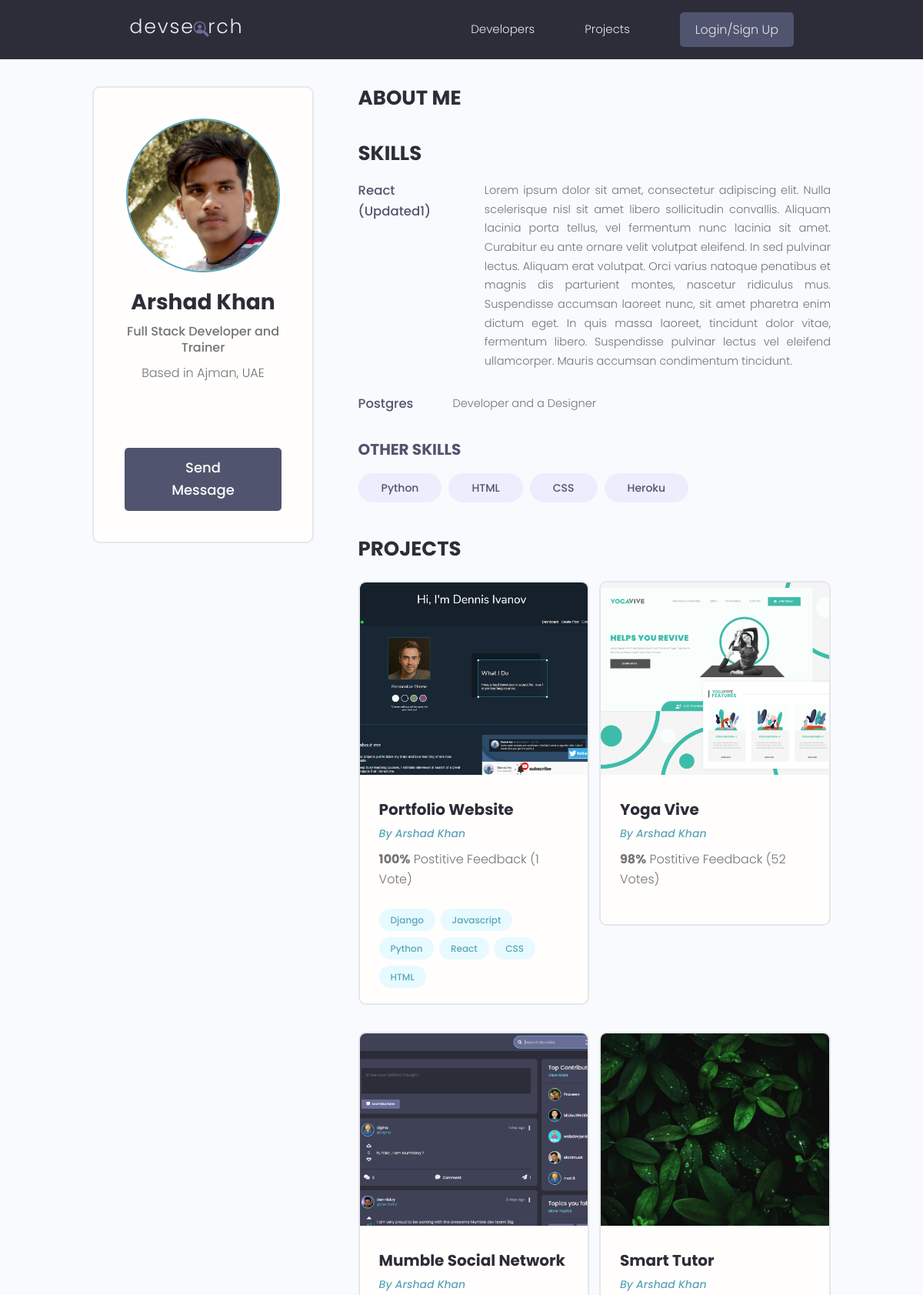
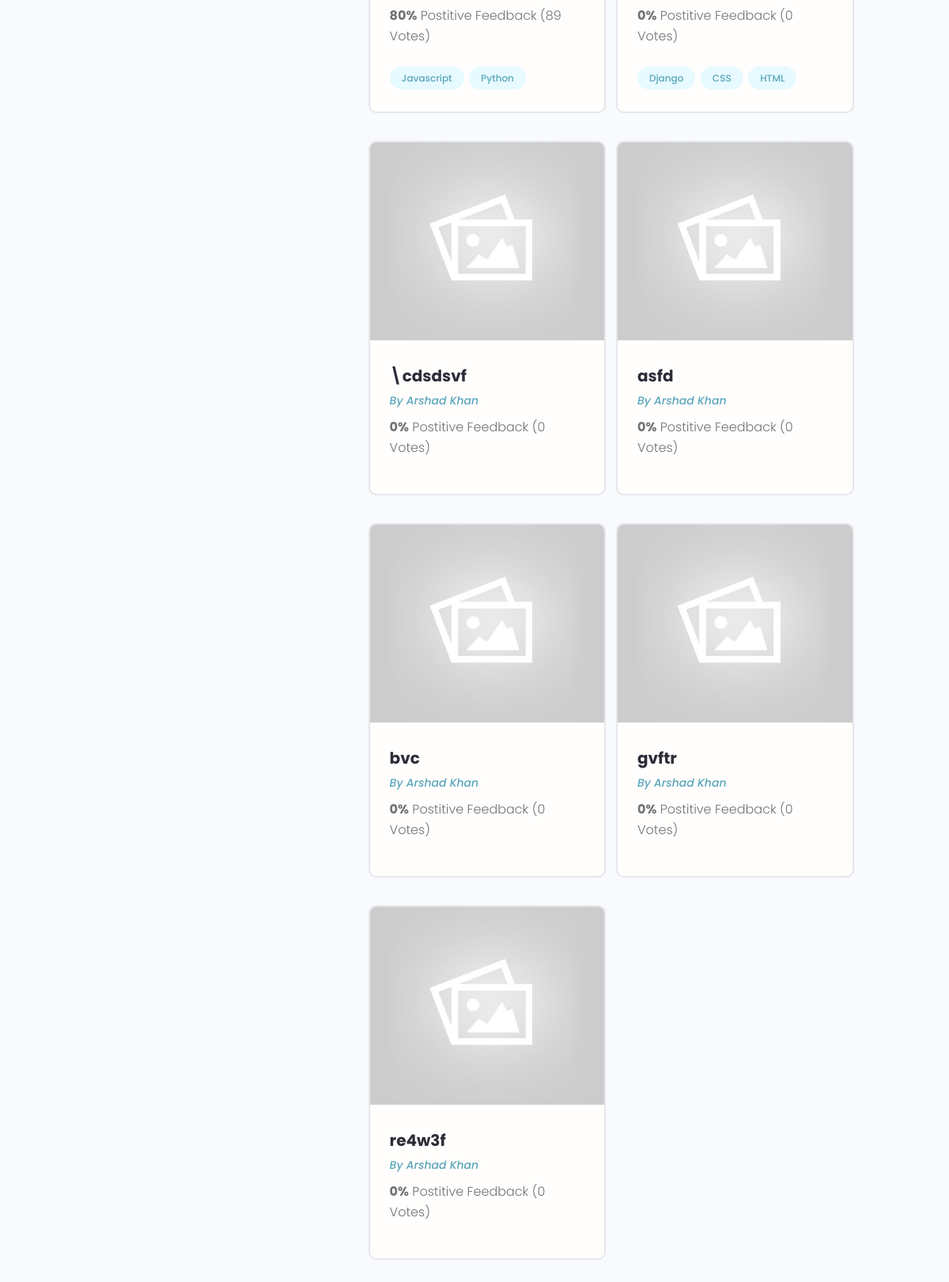
The app's page /profile/2738ba6f-4690-4a5a-96f7-d2a181c4f158/ with its own data (2 pictures, top to bottom).
### users/models.py (models this page shows, shortened)
class Profile(models.Model):
    user = models.OneToOneField(
        User, on_delete=models.CASCADE, null=True, blank=True)
    name = models.CharField(max_length=200, blank=True, null=True)
    email = models.EmailField(max_length=500, blank=True, null=True)
    username = models.CharField(max_length=200, blank=True, null=True)
    location = models.CharField(max_length=200, blank=True, null=True)
    short_intro = models.CharField(max_length=200, blank=True, null=True)
    bio = models.TextField(blank=True, null=True)
    profile_image = models.ImageField(
        null=True, blank=True, upload_to='profiles/', default="profiles/user-default.png")
    social_github = models.CharField(max_length=200, blank=True, null=True)
    social_twitter = models.CharField(max_length=200, blank=True, null=True)
    social_linkedin = models.CharField(max_length=200, blank=True, null=True)
    social_youtube = models.CharField(max_length=200, blank=True, null=True)
    social_website = models.CharField(max_length=200, blank=True, null=True)
    created = models.DateTimeField(auto_now_add=True)
    id = models.UUIDField(default=uuid.uuid4, unique=True,
                          primary_key=True, editable=False)
    class Meta:
        ordering = ['created']

class Skill(models.Model):
    owner = models.ForeignKey(
        Profile, on_delete=models.CASCADE, null=True, blank=True)
    name = models.CharField(max_length=200, blank=True, null=True)
    description = models.TextField(null=True, blank=True)
    created = models.DateTimeField(auto_now_add=True)
    id = models.UUIDField(default=uuid.uuid4, unique=True,
                          primary_key=True, editable=False)

### projects/models.py (models this page shows, shortened)
class Project(models.Model):
    owner = models.ForeignKey(Profile, null=True, blank=True, on_delete=models.CASCADE)
    title = models.CharField(max_length=200)
    description = models.TextField(null=True, blank=True)
    featured_image = models.ImageField(null=True, blank=True, default="default.jpg")
    demo_link = models.CharField(max_length=2000, null=True, blank=True)
    source_link = models.CharField(max_length=2000, null=True, blank=True)
    tags = models.ManyToManyField('Tag', blank=True)
    vote_total = models.IntegerField(default=0, null=True, blank=True)
    vote_ratio = models.IntegerField(default=0, null=True, blank=True)
    created = models.DateTimeField(auto_now_add=True)
    id = models.UUIDField(default=uuid.uuid4, unique=True,
                          primary_key=True, editable=False)
    class Meta:
        ordering = ['-vote_ratio','-vote_total','title']

class Tag(models.Model):
    name = models.CharField(max_length=200)
    created = models.DateTimeField(auto_now_add=True)
    id = models.UUIDField(default=uuid.uuid4, unique=True,
                          primary_key=True, editable=False)
    def __str__(self):
        return self.name

### users/views.py (the view)
# urls.py: path('profile/<str:pk>/', views.userProfile, name="user-profile"),
def userProfile(request, pk):
    profile = Profile.objects.get(id=pk)
    topSkills = profile.skill_set.exclude(description__exact="")
    otherSkills = profile.skill_set.filter(description="")
    context = {'profile': profile, 'topSkills': topSkills,
               "otherSkills": otherSkills}
    return render(request, 'users/user-profile.html', context)

### users/templates/users/user-profile.html (shortened to what this page needs)
{% extends 'main.html' %}
{% block content %}
<main class="profile my-md">
    <div class="container">
        <div class="layout">
            <div class="column column--1of3">
                <div class="card text-center">
                    <div class="card__body dev">
                        <img class="avatar avatar--xl" src="{{ profile.profile_image.url}}" />
                        <h2 class="dev__name">{{profile.name}}</h2>
                        <p class="dev__title">{{profile.short_intro}}</p>
                        <p class="dev__location">Based in {{profile.location}}</p>
                        <ul class="dev__social">
                        </ul>
                        <a href="{% url 'create-message' profile.id %}" class="btn btn--sub btn--lg">Send Message </a>
                    </div>
                </div>
            </div>
            <div class="column column--2of3">
                <div class="devInfo">
                    <h3 class="devInfo__title">About Me</h3>
                </div>
                <div class="devInfo">
                    <h3 class="devInfo__title">Skills</h3>
                    <div class="devInfo__skills">
                        {% for skill in topSkills %}
                        <div class="devSkill">
                            <h4 class="devSkill__title">{{skill.name}}</h4>
                            <p class="devSkill__info">
                                {{skill.description}}
                            </p>
                        </div>
                        {% endfor %}
                        <h3 class="devInfo__subtitle">Other Skills</h3>
                        <div class="devInfo__otherSkills">
                            {% for skill in otherSkills %}
                            <span class="tag tag--pill tag--sub tag--lg">
                                <small>{{skill.name}}</small>
                            </span>
                           {% endfor %}
                        </div>
                    </div>
                </div>
                <div class="devInfo">
                    <h3 class="devInfo__title">Projects</h3>
                    <div class="grid grid--two">
                        {% for project in profile.project_set.all %}
                        <div class="column">
                            <div class="card project">
                                <a href="{% url 'project' project.id %}" class="project">
                                    <img class="project__thumbnail" src="{{project.featured_image.url}}"
                                        alt="project thumbnail" />
                                    <div class="card__body">
                                        <h3 class="project__title">{{project.title}}</h3>
                                        <p><a class="project__author" href="profile.html">By {{project.owner.name}}</a></p>
                                        <p class="project--rating">
                                            <span style="font-weight: bold;">{{project.vote_ratio}}%</span> Postitive
                                            Feedback ({{project.vote_total}} Vote{{project.vote_total|pluralize:"s"}})
                                        </p>
                                        <div class="project__tags">
                                            {% for tag in project.tags.all %}
                                            <span class="tag tag--pill tag--main">
                                                <small>{{tag}}</small>
                                            </span>
                                            {% endfor %}
                                        </div>
                                    </div>
                                </a>
                            </div>
                        </div>
                        {% endfor %}
                    </div>
                </div>
            </div>
        </div>
    </div>
</main>
{% endblock content %}

### static/styles/app.css (style rules this page uses)
:root { --color-sub: #2d2d39; }
.btn--sub { background-color: var(--color-sub-light); }
.card { border: 2px solid var(--color-light); }
img { width: 100%; }
.profile .card > .dev { padding: 4rem; }
.dev__name { color: var(--color-sub); font-size: 2.8rem; font-weight: 700; margin-top: 1rem; margin-bottom: 0.5rem; }
.dev__title { font-size: 1.6rem; font-weight: 500; line-height: 1.3; }
.dev__location { margin-top: 1rem; }
.dev__social { margin: 3rem 0; list-style: none; display: flex; justify-content: center; gap: 1.5rem; }
.devInfo { margin-bottom: 3rem; }
.devInfo__title, .devInfo__subtitle { font-size: 2.6rem; color: var(--color-sub); text-transform: uppercase; font-weight: 700; margin-bottom: 1.5rem; }
.devInfo__subtitle { font-size: 2rem; color: var(--color-sub-light); }
.devInfo__about, .devSkill__info { font-size: 1.45rem; line-height: 1.7; text-align: justify; }
.devSkill { margin-bottom: 3rem; }
.devSkill__title { font-size: 1.65rem; font-weight: 500; color: var(--color-sub-light); }
@media screen and (min-width: 700px) { .devSkill { display: flex; justify-content: space-between; gap: 3rem; } }
@media screen and (min-width: 700px) { .devSkill__info { flex-basis: 80%; } }
.project__author { font-size: 1.4rem; font-style: italic; }
.project--rating { margin-bottom: 1.6em; margin-top: .5em; }
.project__thumbnail { height: 25rem; object-fit: cover; object-position: top center; }
.project__title { font-size: 2rem; font-weight: 700; color: var(--color-sub); }

### static/uikit/styles/modules/_variables.css (style rules this page uses)
:root { --color-main: #5aa5b9; --color-main-light: #e6faff; --color-sub: #3f4156; --color-sub-light: #51546e; --color-sub-lighter: #ededfd; --color-text: #737373; --color-gray: #8b8b8b; --color-light: #e5e7eb; --color-light-gray: #767676; --color-bg: #f8fafd; --color-white: #fffefd; --color-white-light: #f3f3f3; --color-success: #359e64; --color-success-bg: #def8e8; --color-error: #fc4b0b; --color-error-bg: #fff2ee; --font-base: 'Poppins', arial, helvetica, 'Segoe UI', roboto, ubuntu, sans-serif; --font-monospace: 'Fira Code', 'Courier New', courier, monospace; --font-regular: 300; --font-medium: 500; --font-bold: 700; --generic-shadow: 1px 1px 5px #00000010; --generic-transition: all 0.3s ease-in-out; }

### static/uikit/styles/modules/_base.css (style rules this page uses)
* { margin: 0; padding: 0; box-sizing: border-box; text-rendering: optimizeLegibility; color: inherit; font-size: inherit; }
html { font-size: 50%; }
@media only screen and (min-width: 480px) { html { font-size: 56.25%; } }
@media only screen and (min-width: 1200px) { html { font-size: 62.5%; } }
body { line-height: 1.6; font-weight: 400; font-size: 1.5rem; color: var(--color-text); background-color: var(--color-bg); min-height: 100vh; }

### static/uikit/styles/modules/_typography.css (style rules this page uses)
* { font-family: var(--font-base); }
h2 { font-size: 3.6rem; font-weight: var(--font-bold); }
h3 { font-size: 3.2rem; font-weight: var(--font-medium); }
h4 { font-size: 2.8rem; font-weight: var(--font-medium); }
p, span, strong { font-size: 1.6rem; color: var(--color-text); font-weight: var(--font-regular); }
a { padding-bottom: 2px; text-decoration: none; display: inline-block; color: var(--color-main); font-weight: var(--font-medium); }

### static/uikit/styles/modules/_utilities.css (style rules this page uses)
.container { width: 92%; max-width: 165rem; margin: 0 auto; box-sizing: border-box; }
@media screen and (min-width: 1000px) { .container { width: 90%; } }
@media screen and (min-width: 1200px) { .container { width: 80%; } }
.text-center { text-align: center; }
.my-md { margin: 3rem auto; }

### static/uikit/styles/modules/_avatar.css (style rules this page uses)
.avatar { border-radius: 50%; border: 2px solid var(--color-main); object-fit: cover; }
.avatar--xl { height: 20rem; width: 20rem; }

### static/uikit/styles/modules/_button.css (style rules this page uses)
.btn { display: inline-block; position: relative; cursor: pointer; background-color: var(--color-light); font-weight: var(--font-medium); color: var(--color-sub); text-decoration: none; padding: 1rem 2rem; border-radius: 0.5rem; border: none; width: -webkit-fit-content; width: -moz-fit-content; width: fit-content; height: -webkit-fit-content; height: -moz-fit-content; height: fit-content; font-size: 1.6rem; outline-width: 0; outline-color: transparent; -webkit-backface-visibility: hidden; backface-visibility: hidden; transition: all 0.3s ease-in-out; }
.btn--sub { background-color: var(--color-sub); color: var(--color-white); }
.btn--lg { font-size: 1.8rem; padding: 1.2rem 4.5rem; }

### static/uikit/styles/modules/_card.css (style rules this page uses)
.card { border-radius: 1rem; background-color: var(--color-white); border: 1.5px solid var(--color-light); width: auto; height: auto; margin-top: 0.5rem; margin-bottom: 0.5rem; overflow: hidden; }
.card__body, .card__header { padding: 2rem 2.5rem; }

### records on screen
Profile: profile_image (picture), name "Arshad Khan", short_intro "Full Stack Developer and Trainer", location "Ajman, UAE"
Skill: name "React (Updated1)", description "Lorem ipsum dolor sit amet, consectetur adipiscing elit. Nulla scelerisque nisl sit amet libero sollicitudin convallis. Aliquam lacinia porta tellus, vel fermentum nunc lacinia sit amet. Curabitur eu ante ornare velit volutpat eleifend. In sed pulvinar lectus. Aliquam erat volutpat. Orci varius natoque penatibus et magnis dis parturient montes, nascetur ridiculus mus. Suspendisse accumsan laoreet nunc, sit amet pharetra enim dictum eget. In quis massa laoreet, tincidunt dolor vitae, fermentum libero. Suspendisse pulvinar lectus vel eleifend ullamcorper. Mauris accumsan condimentum tincidunt."
Skill: name "Postgres", description "Developer and a Designer"
Skill: name "Python"
Skill: name "HTML"
Skill: name "CSS"
Skill: name "Heroku"
Project: featured_image (picture), title "Portfolio Website", owner.name "Arshad Khan", vote_ratio "100", vote_total "1"
Tag: name "Django"
Tag: name "Javascript"
Tag: name "Python"
Tag: name "React"
Tag: name "CSS"
Tag: name "HTML"
Project: featured_image (picture), title "Yoga Vive", owner.name "Arshad Khan", vote_ratio "98", vote_total "52"
Project: featured_image (picture), title "Mumble Social Network", owner.name "Arshad Khan", vote_ratio "80", vote_total "89"
Project: featured_image (picture), title "Smart Tutor", owner.name "Arshad Khan", vote_ratio "0", vote_total "0"
Project: featured_image (placeholder picture), title "\\cdsdsvf", owner.name "Arshad Khan", vote_ratio "0", vote_total "0"
Project: featured_image (placeholder picture), title "asfd", owner.name "Arshad Khan", vote_ratio "0", vote_total "0"
Project: featured_image (placeholder picture), title "bvc", owner.name "Arshad Khan", vote_ratio "0", vote_total "0"
Project: featured_image (placeholder picture), title "gvftr", owner.name "Arshad Khan", vote_ratio "0", vote_total "0"
Project: featured_image (placeholder picture), title "re4w3f", owner.name "Arshad Khan", vote_ratio "0", vote_total "0"
